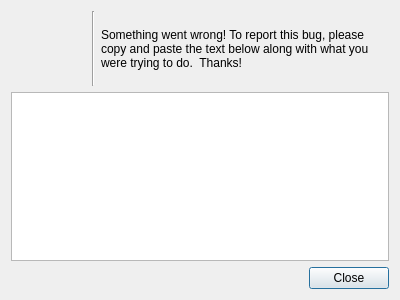
<?xml version="1.0" encoding="UTF-8"?>
<ui version="4.0">
 <class>ErrorDialog</class>
 <widget class="QDialog" name="ErrorDialog">
  <property name="geometry">
   <rect>
    <x>0</x>
    <y>0</y>
    <width>400</width>
    <height>300</height>
   </rect>
  </property>
  <property name="windowTitle">
   <string>Error encountered</string>
  </property>
  <property name="modal">
   <bool>true</bool>
  </property>
  <layout class="QVBoxLayout" name="verticalLayout">
   <item>
    <layout class="QVBoxLayout" name="verticalLayout_2">
     <item>
      <layout class="QHBoxLayout" name="horizontalLayout_2">
       <item>
        <widget class="QLabel" name="iconLabel">
         <property name="sizePolicy">
          <sizepolicy hsizetype="Fixed" vsizetype="Fixed">
           <horstretch>0</horstretch>
           <verstretch>0</verstretch>
          </sizepolicy>
         </property>
         <property name="minimumSize">
          <size>
           <width>75</width>
           <height>75</height>
          </size>
         </property>
         <property name="maximumSize">
          <size>
           <width>75</width>
           <height>75</height>
          </size>
         </property>
         <property name="text">
          <string/>
         </property>
         <property name="scaledContents">
          <bool>true</bool>
         </property>
         <property name="margin">
          <number>15</number>
         </property>
        </widget>
       </item>
       <item>
        <widget class="Line" name="line">
         <property name="orientation">
          <enum>Qt::Vertical</enum>
         </property>
        </widget>
       </item>
       <item>
        <widget class="QLabel" name="label_2">
         <property name="text">
          <string>Something went wrong! To report this bug, please copy and paste the text below along with what you were trying to do.  Thanks!</string>
         </property>
         <property name="wordWrap">
          <bool>true</bool>
         </property>
        </widget>
       </item>
      </layout>
     </item>
     <item>
      <widget class="QTextEdit" name="detailed_message"/>
     </item>
    </layout>
   </item>
   <item>
    <widget class="ErrorButtonBox" name="buttonBox">
     <property name="styleSheet">
      <string notr="true"/>
     </property>
     <property name="standardButtons">
      <set>QDialogButtonBox::Close</set>
     </property>
    </widget>
   </item>
  </layout>
 </widget>
 <customwidgets>
  <customwidget>
   <class>ErrorButtonBox</class>
   <extends>QDialogButtonBox</extends>
   <header>anchor.widgets</header>
  </customwidget>
 </customwidgets>
 <resources/>
 <connections/>
</ui>
